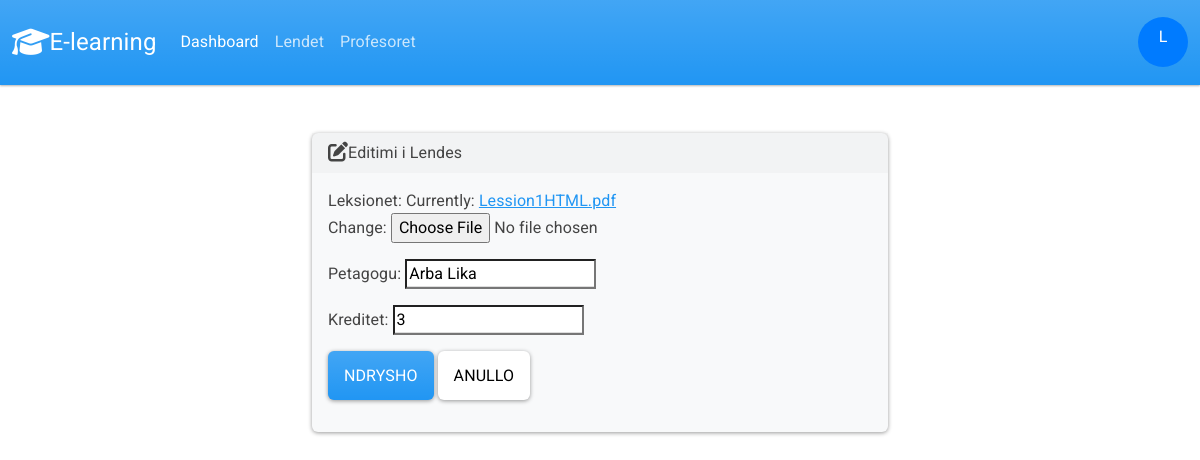
/stafi/editLendet/44/ (signed in), run on the app's committed database.
### stafi/models.py (models this page shows, shortened)
class CustomUser(AbstractUser):
    is_student = models.BooleanField(default=False)
    email = models.EmailField(unique=True)
    groups = models.ManyToManyField(Group, blank=True, related_name='custom_users')
    user_permissions = models.ManyToManyField(Permission, blank=True, related_name='custom_users')
    objects = CustomUserManager()

class Kurset(models.Model):
    leksioni = models.FileField(max_length=2080)
    petagogu=models.CharField(max_length=255)
    kredite= models.IntegerField()
    subject = models.ForeignKey(Subject, on_delete=models.CASCADE, default=None, blank=True, null=True)

### stafi/views.py (the view)
# urls.py: path('editLendet/<int:kurs_id>/', views.editLendet, name='editLendet'),
def editLendet(request, kurs_id):
    kurs = Kurset.objects.get(pk=kurs_id)
    if request.method=='POST':
        form = KursetForm(request.POST, instance=kurs)
        if form.is_valid():
            form.save()
            return render(request, 'stafi/editLendet.html', {
            'form':form,
            'success': True
        })
    else:
        form = KursetForm(instance=kurs)
    return render(request, 'stafi/editLendet.html', {
            'form':form,
        })

### stafi/forms.py
class KursetForm(forms.ModelForm):
    class Meta:
        model = Kurset
        fields= ('leksioni', 'petagogu', 'kredite')
        labels = {
            'leksioni': 'Leksionet',
            'petagogu': 'Petagogu',
            'kredite': 'Kreditet',
        }

### stafi/templates/stafi/editLendet.html (shortened to what this page needs)
{% extends "stafi/base.html" %}
{% block body %}
<br><br>
{% if success %}
<script>
  $(document).ready(function () {
    $('#successModal').modal('show');
  });
</script>
{% else %}
<div class="row justify-content-center">
    <div class="col-6">
        <div class="card bg-light mb-3">
            <div class="card-header"><i class="fa-solid fa-pen-to-square fa-lg"></i>Editimi i Lendes
            </div>
            <div class="card-body">
                <form method="post" enctype="multipart/form-data">
                   {{ form.as_p }}
                    <button id="butonii " type="submit" class="btn btn-primary">Ndrysho</button>
                    <a href="{% url 'website' %}" class="btn btn-secondary">Anullo</a>
                </form>
            </div>
        </div>
    </div>
</div>
{% endif %}
{% endblock %}

### stafi/templates/stafi/base.html (shortened to what this page needs)
{% load static %}
<html xmlns="http://www.w3.org/1999/html">
<head>
    <link rel="stylesheet" href="https://cdnjs.cloudflare.com/ajax/libs/font-awesome/6.4.2/css/all.min.css"
/>
    <link rel="stylesheet" href="https://cdn.jsdelivr.net/npm/bootstrap@5.5.0/dist/css/bootstrap.min.css">
    <link href="{% static 'css/bootstrap.min.css'%}" rel="stylesheet">
</head>
<body class="d-flex flex-column min-vh-100">
<nav class="navbar navbar-expand-lg bg-primary" data-bs-theme="dark">
    <div class="container-fluid">
        <a class="navbar-brand" href="#"> <i class="fa-solid fa-graduation-cap fa-lg"></i>E-learning </a>
        <div class="collapse navbar-collapse" id="navbarColor01">
            <ul class="navbar-nav me-auto">
                <li class="nav-item">
                    <a class="nav-link active" href="{% url 'dashboard' %}">Dashboard
                    </a>
                </li>
                <li class="nav-item">
                    <a class="nav-link" href="{% url 'subjects_list' %}">Lendet</a>
                </li>
                <li class="nav-item">
                    <a class="nav-link" href="{% url 'index' %}">Profesoret</a>
                </li>
            </ul>
        </div>
<div class="admin-details">
  <div class="avatar-container">
    <div id="user-avatar" class="avatar">
      {{ request.user.username|first|upper }}
    </div>
  </div>
</div>
</div>
</nav>
<div class="container-fluid">
    {% block body %}
    {% endblock %}
</div>
</body>
</html>

### stafi/templates/stafi/base.html (style rules this page uses)
.admin-details { display: flex; align-items: center; margin-left: auto; }
.avatar-container { position: relative; }
.avatar { width: 50px; height: 50px; background-color: #007bff; color: white; border-radius: 50%; text-align: center; line-height: 40px; cursor: pointer; }

### data on the page
CustomUser: user.username|first "L"
Kurset: petagogu "Arba Lika", kredite "3"
